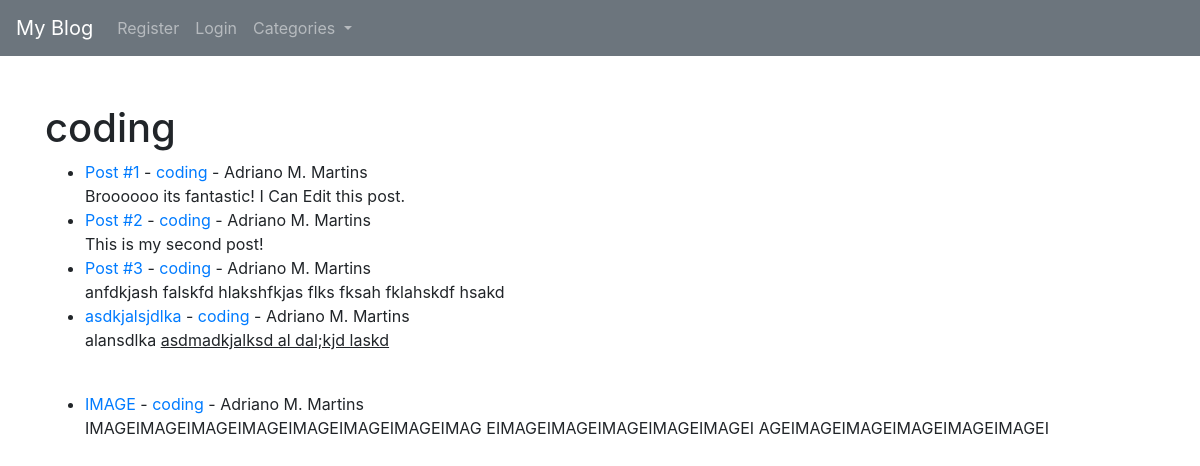
/category/coding/, run on the app's committed database.
### myblog/models.py (models this page shows, shortened)
class Post(models.Model):
    title = models.CharField(max_length=255)
    title_tag = models.CharField(max_length=255, default='title')
    author = models.ForeignKey(User, on_delete=models.CASCADE)
    body = RichTextField(blank=True, null=True)
    header_image = models.ImageField(
        null=True, blank=True, upload_to="images/")
    post_date = models.DateField(auto_now_add=True)
    category = models.CharField(max_length=255, default="coding")
    likes = models.ManyToManyField(User, related_name='blogpost')

### myblog/views.py (the view)
# urls.py: path('category/<str:cats>/', CategoryListView.as_view(), name='category'),
class CategoryListView(TemplateView):
    template_name = "category.html"
    def get_context_data(self, **kwargs):
        context = super(CategoryListView, self).get_context_data(**kwargs)
        cat = self.kwargs['cats'].replace('-', ' ')
        context['posts'] = Post.objects.filter(category__icontains=cat)
        context['category'] = cat
        context['categories'] = Category.objects.all()
        return context

### myblog/templates/category.html (shortened to what this page needs)
{% extends 'base.html' %}
{% block content %}
<h1>{{ category }}</h1>
<ul>
  {% for post in posts %}
  <li>
    <a href="{% url 'article_detail' post.pk %}">{{ post.title }}</a> - <a href="{% url 'category' post.category %}">{{ post.category}}</a> - {{ post.author.first_name }} {{ post.author.last_name }} <br />
    {{ post.body|slice:":100"|safe}}
    <br />
  </li>
  {% endfor %}
</ul>
{% endblock content %}

### data on the page
Post: title "Post #1", category "coding", author.first_name "Adriano", author.last_name "M. Martins", body "Broooooo its fantastic! I Can Edit this post."
Post: title "Post #2", category "coding", author.first_name "Adriano", author.last_name "M. Martins", body "This is my second post!"
Post: title "Post #3", category "coding", author.first_name "Adriano", author.last_name "M. Martins", body "anfdkjash falskfd hlakshfkjas flks fksah fklahskdf hsakd"
Post: title "asdkjalsjdlka", category "coding", author.first_name "Adriano", author.last_name "M. Martins", body "alansdlka asdmadkjalksd al dal;kjd laskd"
Post: title "IMAGE", category "coding", author.first_name "Adriano", author.last_name "M. Martins", body "IMAGEIMAGEIMAGEIMAGEIMAGEIMAGEIMAGEIMAG EIMAGEIMAGEIMAGEIMAGEIMAGEI AGEIMAGEIMAGEIMAGEIMAGEIMAGEI"

### other printed values
{{ category }} "coding"
